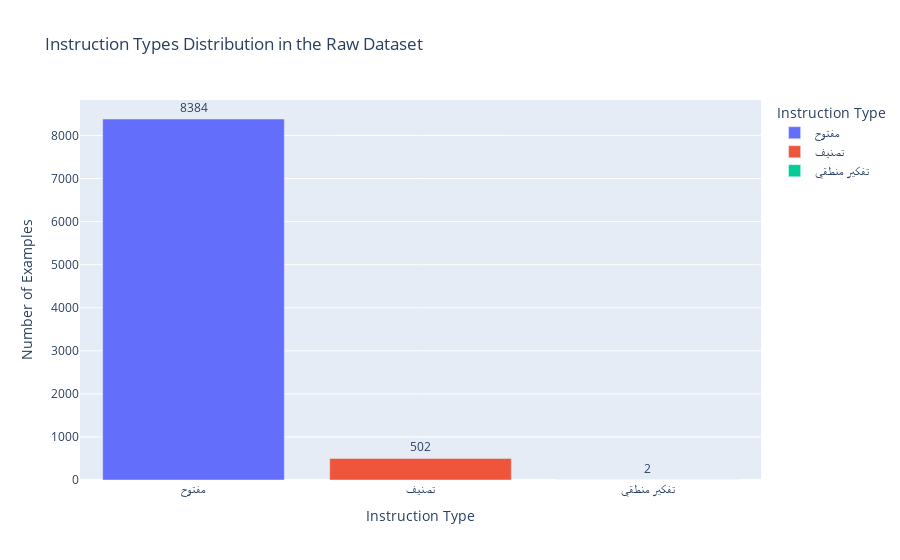

Notebook cell for this chart:
### Code cell
fig_inst = px.bar(
    inst_counts,
    x="instructionType",
    y="count",
    text="count",
    title="Instruction Types Distribution in the Raw Dataset",
    labels={"instructionType": "Instruction Type", "count": "Number of Examples"},
    color="instructionType"
)
fig_inst.update_traces(textposition="outside")
fig_inst.show()

### Figure 1 — Plotly figure (JSON) as saved in the notebook; plotly's stock layout.template omitted (floating-point values rounded to 4 significant figures)
{"data": [{"hovertemplate": "Instruction Type=%{x}<br>Number of Examples=%{text}<extra></extra>", "legendgroup": "مفتوح", "marker": {"color": "#636efa", "pattern": {"shape": ""}}, "name": "مفتوح", "orientation": "v", "showlegend": true, "text": [8384.0], "textposition": "outside", "type": "bar", "x": ["مفتوح"], "xaxis": "x", "y": [8384], "yaxis": "y"}, {"hovertemplate": "Instruction Type=%{x}<br>Number of Examples=%{text}<extra></extra>", "legendgroup": "تصنيف", "marker": {"color": "#EF553B", "pattern": {"shape": ""}}, "name": "تصنيف", "orientation": "v", "showlegend": true, "text": [502.0], "textposition": "outside", "type": "bar", "x": ["تصنيف"], "xaxis": "x", "y": [502], "yaxis": "y"}, {"hovertemplate": "Instruction Type=%{x}<br>Number of Examples=%{text}<extra></extra>", "legendgroup": "تفكير منطقي", "marker": {"color": "#00cc96", "pattern": {"shape": ""}}, "name": "تفكير منطقي", "orientation": "v", "showlegend": true, "text": [2.0], "textposition": "outside", "type": "bar", "x": ["تفكير منطقي"], "xaxis": "x", "y": [2], "yaxis": "y"}], "layout": {"barmode": "relative", "legend": {"title": {"text": "Instruction Type"}, "tracegroupgap": 0}, "title": {"text": "Instruction Types Distribution in the Raw Dataset"}, "xaxis": {"anchor": "y", "categoryarray": ["مفتوح", "تصنيف", "تفكير منطقي"], "categoryorder": "array", "domain": [0, 1], "title": {"text": "Instruction Type"}}, "yaxis": {"anchor": "x", "domain": [0, 1], "title": {"text": "Number of Examples"}}}}
